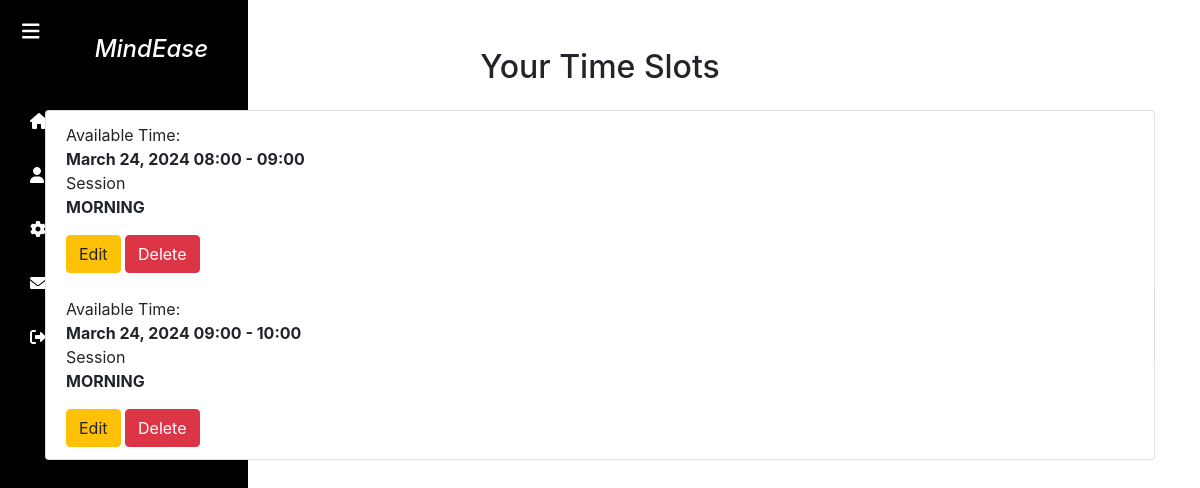
Page /new_view_time_slots/ (signed in) on the earlier database version.
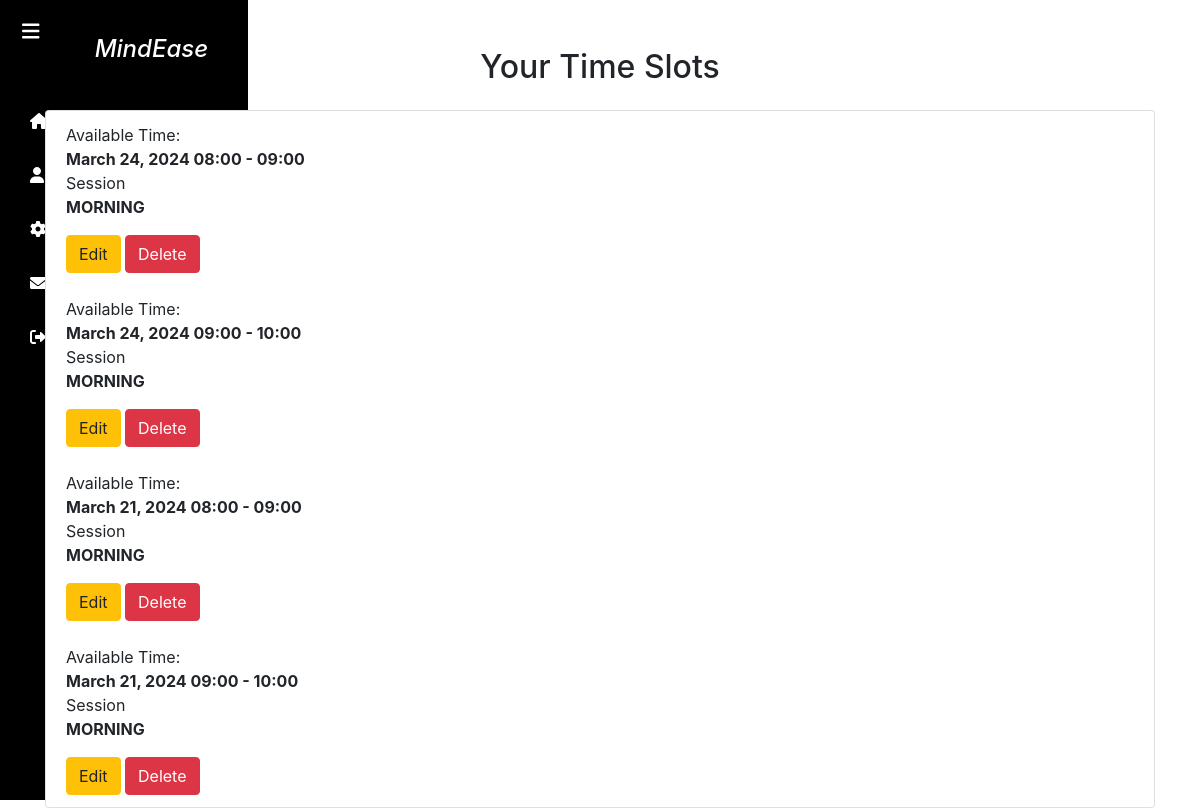
Same page on the later database version.
### app1/models.py (models this page shows, shortened)
class TimeSlot(models.Model):
    class SessionType(models.TextChoices):
        MORNING = "MORNING", "Morning Session"
        AFTERNOON = "AFTERNOON", "Afternoon Session"
    TIME_SLOTS = [
        ("8-9", "8:00 AM - 9:00 AM"),
        ("9-10", "9:00 AM - 10:00 AM"),
        ("10-11", "10:00 AM - 11:00 AM"),
        ("12-1", "12:00 PM - 1:00 PM"),
        ("1-2", "1:00 PM - 2:00 PM"),
        ("2-3", "2:00 PM - 3:00 PM"),
        ("3-4", "3:00 PM - 4:00 PM"),
    ]
    therapist = models.ForeignKey(User, on_delete=models.CASCADE, related_name='available_time_slots')
    time_slot = models.CharField(max_length=5, choices=TIME_SLOTS, null=True)
    start_time = models.DateTimeField()
    end_time = models.DateTimeField()
    session_type = models.CharField(max_length=50, choices=SessionType.choices, null=True)
    is_booked = models.BooleanField(default=False)

### app1/views.py (the view)
# urls.py: path('new_view_time_slots/', views.new_view_time_slots, name='new_view_time_slots'),
@login_required
def new_view_time_slots(request):
    if request.user.role != 'THERAPIST':
        return redirect('home')  # Redirect to the home page if the user is not a therapist
    time_slots = TimeSlot.objects.filter(therapist=request.user)
    selected_time_slot_id = request.GET.get('selected_time_slot_id')  # Get the selected time slot ID from the query parameters
    selected_time_slot = None
    if selected_time_slot_id:
        try:
            selected_time_slot = TimeSlot.objects.get(id=selected_time_slot_id, therapist=request.user)
        except TimeSlot.DoesNotExist:
            selected_time_slot = None
    return render(request, 'new_view_time_slots.html', {'time_slots': time_slots, 'selected_time_slot': selected_time_slot})

### templates/new_view_time_slots.html (shortened to what this page needs)
<!DOCTYPE html>
<html lang="en">
<head>
  <link href="https://cdn.jsdelivr.net/npm/bootstrap@5.3.0/dist/css/bootstrap.min.css" rel="stylesheet">
  <link href="https://cdnjs.cloudflare.com/ajax/libs/font-awesome/6.0.0/css/all.min.css" rel="stylesheet">
</head>
<body>
  <div class="wrapper">
    <nav id="sidebar">
      <div class="sidebar-header">
        <strong><i><h3 id="brand">&nbsp;&nbsp;&nbsp;&nbsp;&nbsp;&nbsp;&nbsp;MindEase</h3></i></strong>
      </div>
      <div id="sidebar-content">
        <ul class="list-unstyled components">
          <li>
            <a href="/Tdash" class="sidebar-link">
              <i class="fas fa-home"></i> <span class="sidebar-content-text">Home</span>
            </a>
          </li>
          <li>
            <a href="#" class="sidebar-link">
              <i class="fas fa-user"></i> <span class="sidebar-content-text">Profile</span>
            </a>
          </li>
          <li>
            <a href="#" class="sidebar-link">
              <i class="fas fa-cog"></i> <span class="sidebar-content-text">Settings</span>
            </a>
          </li>
          <li>
            <a href="#" class="sidebar-link">
              <i class="fas fa-envelope"></i> <span class="sidebar-content-text">Messages</span>
            </a>
          </li>
          <li>
            <a href="{% url 'logout' %}" class="sidebar-link">
              <i class="fas fa-sign-out-alt"></i> <span class="sidebar-content-text">Logout</span>
            </a>
          </li>
        </ul>
      </div>
      <button type="button" id="sidebarCollapse" class="btn btn-dark">
        <i class="fas fa-bars"></i>
      </button>
    </nav>
<!DOCTYPE html>
<html lang="en">
<head>
    <link rel="stylesheet" href="https://stackpath.bootstrapcdn.com/bootstrap/4.3.1/css/bootstrap.min.css">
</head>
<body>
    <div class="container mt-5">
        <h2 class="text-center mb-4">Your Time Slots</h2>
        <div class="list-group">
            {% for time_slot in time_slots %}
                <div id="timeSlot{{ time_slot.id }}" class="list-group-item">
                    <div class="time-range-box">Available Time: <br>
                        <strong>{{ time_slot.start_time|date:'F d, Y H:i' }} - {{ time_slot.end_time|date:'H:i' }}</strong>
                    </div>
                    <div class="time-range-box">Session <br> <strong>{{ time_slot.session_type }}</strong></div>
                    <div class="mt-3">
                        <a href="{% url 'edit_time_slot' time_slot.id %}" class="btn btn-warning">Edit</a>
                        <a href="{% url 'delete_time_slot' time_slot.id %}" class="btn btn-danger">Delete</a>
                    </div>
                </div>
            {% endfor %}
        </div>
    </div>
</body>
</html>
</body>
</html>

Differences in the rows shown:
added TimeSlot: start_time "March 21, 2024 08:00", end_time "09:00", session_type "MORNING"
added TimeSlot: start_time "March 21, 2024 09:00", end_time "10:00", session_type "MORNING"
